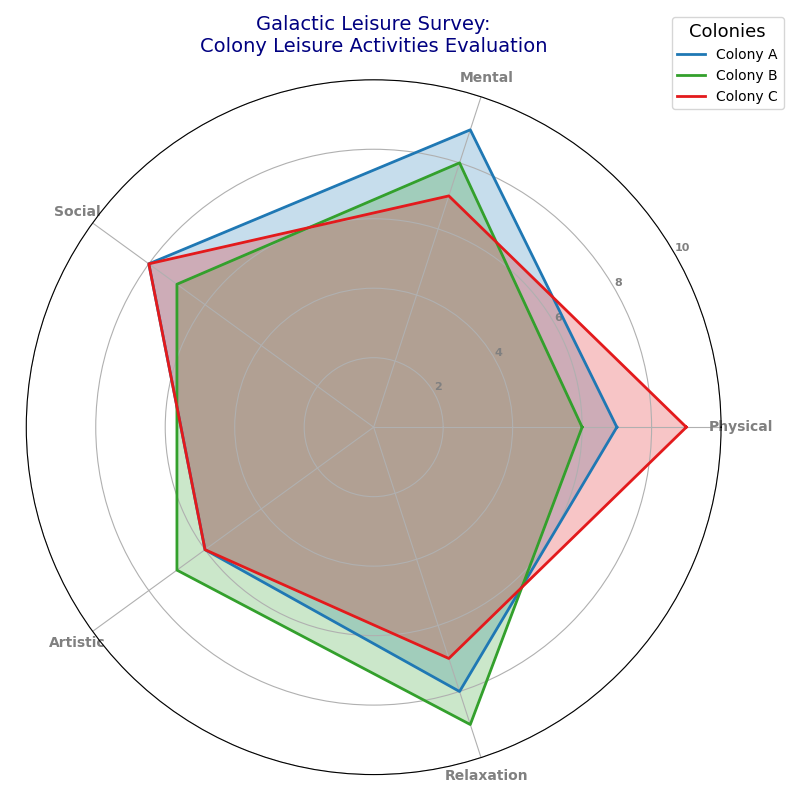

Write the Python code that produced this figure.
import matplotlib.pyplot as plt
import numpy as np
from math import pi

colonies = ['Colony A', 'Colony B', 'Colony C']
attributes = ['Physical', 'Mental', 'Social', 'Artistic', 'Relaxation']

data = [
    [7, 9, 8, 6, 8],  # Colony A
    [6, 8, 7, 7, 9],  # Colony B
    [9, 7, 8, 6, 7]   # Colony C
]

data = np.array(data)

num_attributes = len(attributes)

angles = np.linspace(0, 2 * pi, num_attributes, endpoint=False).tolist()
angles += angles[:1]

fig, ax = plt.subplots(figsize=(8, 8), subplot_kw=dict(polar=True))

colors = ['#1f78b4', '#33a02c', '#e31a1c']

for i, colony_data in enumerate(data):
    values = colony_data.tolist()
    values += values[:1]
    ax.plot(angles, values, linewidth=2, linestyle='solid', label=colonies[i], color=colors[i])
    ax.fill(angles, values, color=colors[i], alpha=0.25)

plt.xticks(angles[:-1], attributes, color='grey', size=10, fontweight='bold')

ax.set_rlabel_position(30)
plt.yticks([2, 4, 6, 8, 10], ["2", "4", "6", "8", "10"], color="grey", size=8, fontweight='bold')
plt.ylim(0, 10)

plt.title("Galactic Leisure Survey:\nColony Leisure Activities Evaluation", size=14, color='navy', pad=20)

plt.legend(loc='upper right', bbox_to_anchor=(1.1, 1.1), title="Colonies", fontsize='medium', title_fontsize='13')

plt.tight_layout()
plt.show()
